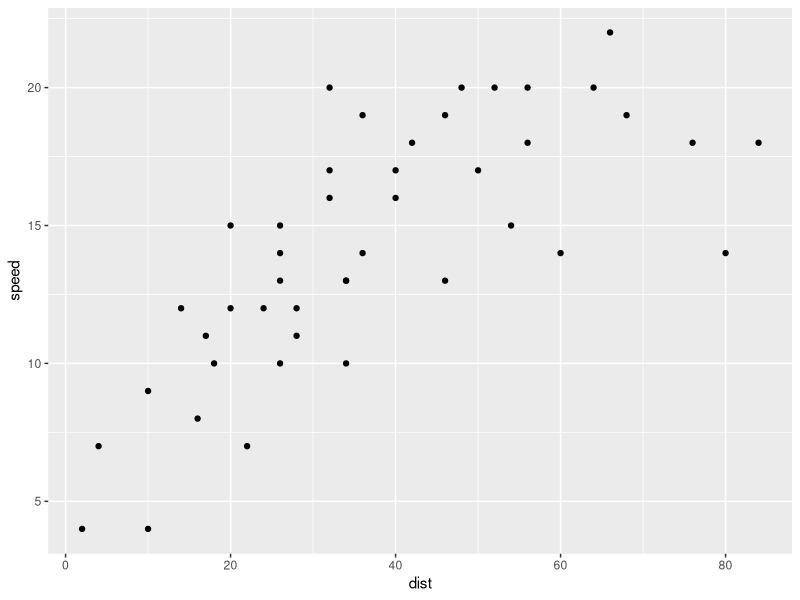
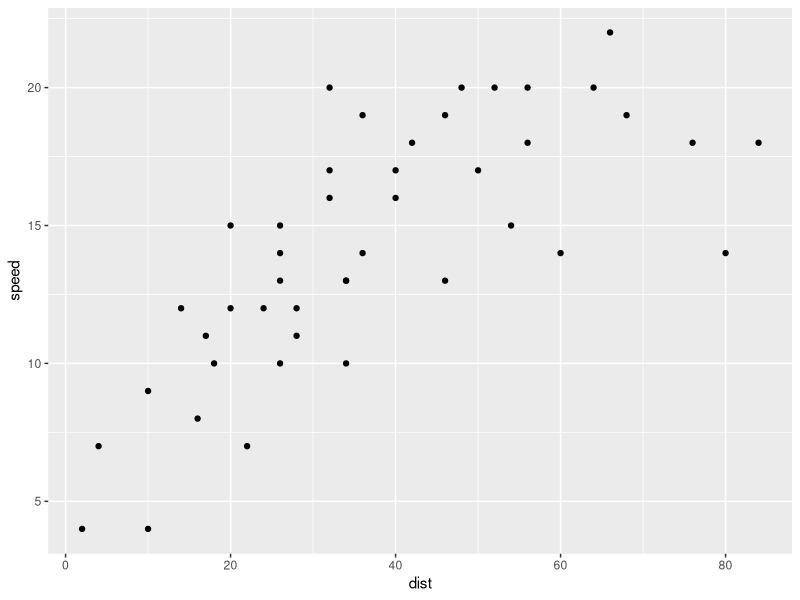
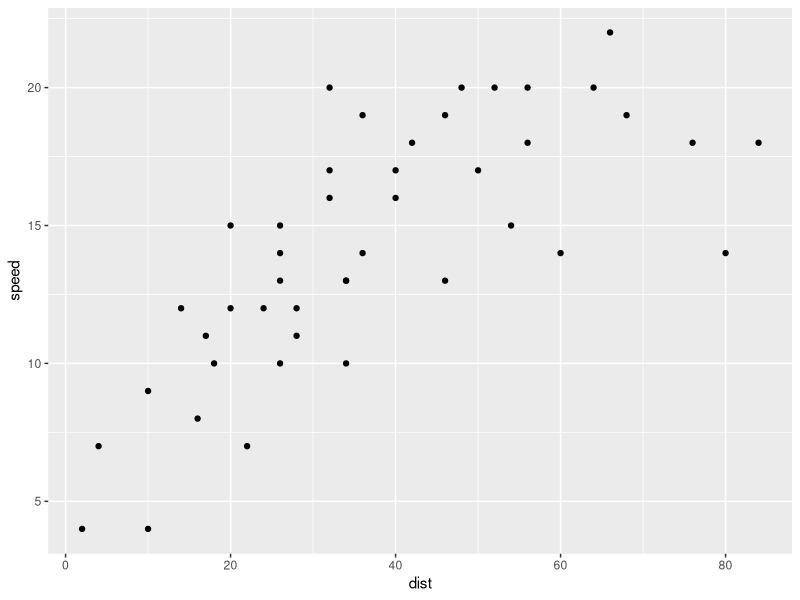
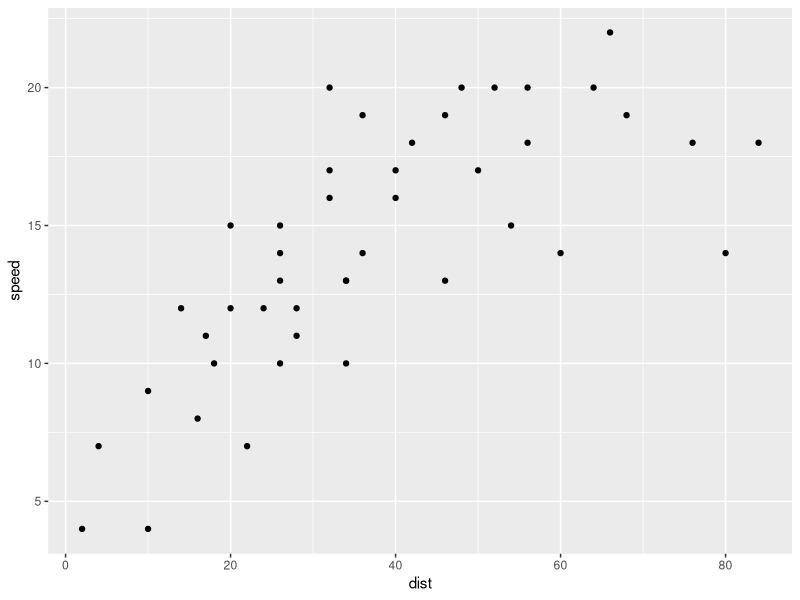
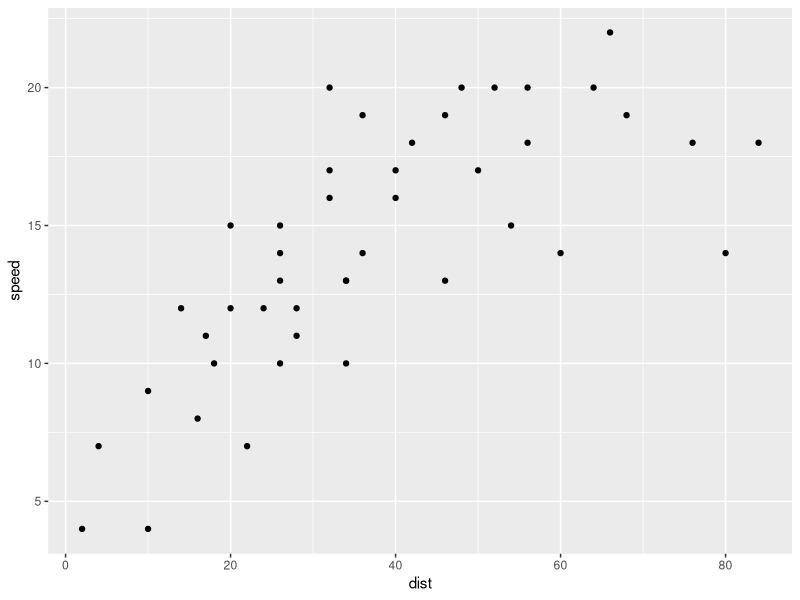

Reproduce these figures in R, in order.
## ---- chunk 1
knitr::opts_chunk$set(echo = TRUE)
knitr::opts_knit$set(aliases = c(h = 'fig.height', w = 'fig.width'))
## ---- chunk 2
library(ggplot2)
library(dplyr)

cars_mod <- cars %>%
  filter(speed < 23)

ggplot(cars_mod, aes(dist, speed)) +
  geom_point()
## ---- chunk 3
library(ggplot2)
library(dplyr)

cars_mod <- cars %>%
  filter(speed < 23)

ggplot(cars_mod, aes(dist, speed)) +
  geom_point()
## ---- chunk 4
library(ggplot2)
library(dplyr)

cars_mod <- cars %>%
  filter(speed < 23)

ggplot(cars_mod, aes(dist, speed)) +
  geom_point()
## ---- chunk 5
library(ggplot2)
library(dplyr)

cars_mod <- cars %>%
  filter(speed < 23)

ggplot(cars_mod, aes(dist, speed)) +
  geom_point()
## ---- chunk 6
library(ggplot2)
library(dplyr)

cars_mod <- cars %>%
  filter(speed < 23)

ggplot(cars_mod, aes(dist, speed)) +
  geom_point()
